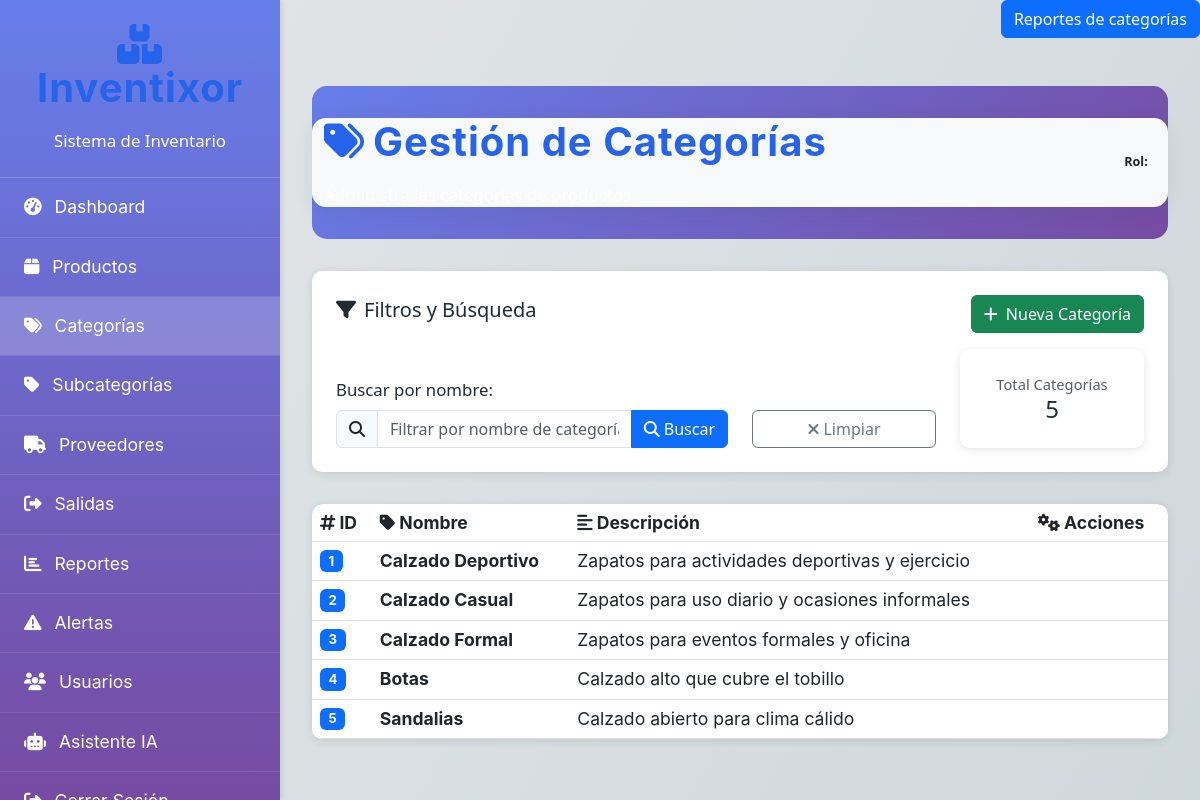
Page /categorias.php on the committed database.
### tables this page shows
CREATE TABLE Categoria (
    id_categ INT AUTO_INCREMENT PRIMARY KEY,
    nombre VARCHAR(100) NOT NULL UNIQUE,
    descripcion VARCHAR(255),
    activo BOOLEAN DEFAULT TRUE,
    fecha_creacion TIMESTAMP DEFAULT CURRENT_TIMESTAMP
);

### app/helpers/Database.php (called while the page is built, shortened)
<?php
class Database {
    private $host = 'localhost';
    private $db = 'inventixor';
    private $user = 'root';
    private $pass = '';
    public function __construct() {
        $this->conn = new mysqli($this->host, $this->user, $this->pass, $this->db);
    }
}
?>

### categorias.php (the view, shortened to what this page needs)
<?php
require_once 'app/helpers/Database.php';
require_once 'app/helpers/SistemaNotificaciones.php';
$db = new Database();
$showReportBtn = true;
if ($showReportBtn) {
    echo '<div class="text-end mb-3"><a href="reportes.php?tabla=categorias" class="btn btn-primary">Reportes de categorías</a></div>';
}
$filtro = '';
if (isset($_GET['filtro']) && $_GET['filtro'] !== '') {
    $filtro = $_GET['filtro'];
    $sql = "SELECT id_categ, nombre, descripcion FROM Categoria WHERE nombre LIKE ? OR descripcion LIKE ?";
    $stmt = $db->conn->prepare($sql);
    $like = "%$filtro%";
    $stmt->bind_param('ss', $like, $like);
    $stmt->execute();
    $result = $stmt->get_result();
    $stmt->close();
} else {
    $sql = "SELECT id_categ, nombre, descripcion FROM Categoria";
    $result = $db->conn->query($sql);
}
?>
<!DOCTYPE html>
<html lang="es">
<head>
    <link href="https://cdn.jsdelivr.net/npm/bootstrap@5.3.0/dist/css/bootstrap.min.css" rel="stylesheet">
    <link href="https://cdnjs.cloudflare.com/ajax/libs/font-awesome/6.4.0/css/all.min.css" rel="stylesheet">
    <link rel="stylesheet" href="public/css/style.css">
</head>
<body>
    <div class="sidebar">
        <div class="sidebar-header">
            <h3><i class="fas fa-boxes"></i> Inventixor</h3>
            <p class="mb-0">Sistema de Inventario</p>
        </div>
        <ul class="sidebar-menu">
            <li class="menu-item">
                <a href="dashboard.php" class="menu-link">
                    <i class="fas fa-tachometer-alt me-2"></i> Dashboard
                </a>
            </li>
            <li class="menu-item">
                <a href="productos.php" class="menu-link">
                    <i class="fas fa-box me-2"></i> Productos
                </a>
            </li>
            <li class="menu-item">
                <a href="categorias.php" class="menu-link active">
                    <i class="fas fa-tags me-2"></i> Categorías
                </a>
            </li>
            <li class="menu-item">
                <a href="subcategorias.php" class="menu-link">
                    <i class="fas fa-tag me-2"></i> Subcategorías
                </a>
            </li>
            <li class="menu-item">
                <a href="proveedores.php" class="menu-link">
                    <i class="fas fa-truck me-2"></i> Proveedores
                </a>
            </li>
            <li class="menu-item">
                <a href="salidas.php" class="menu-link">
                    <i class="fas fa-sign-out-alt me-2"></i> Salidas
                </a>
            </li>
            <li class="menu-item">
                <a href="reportes.php" class="menu-link">
                    <i class="fas fa-chart-bar me-2"></i> Reportes
                </a>
            </li>
            <li class="menu-item">
                <a href="alertas.php" class="menu-link">
                    <i class="fas fa-exclamation-triangle me-2"></i> Alertas
                </a>
            </li>
            <li class="menu-item">
                <a href="usuarios.php" class="menu-link">
                    <i class="fas fa-users me-2"></i> Usuarios
                </a>
            </li>
            <li class="menu-item">
                <a href="ia_ayuda.php" class="menu-link">
                    <i class="fas fa-robot me-2"></i> Asistente IA
                </a>
            </li>
            <li class="menu-item">
                <a href="logout.php" class="menu-link">
                    <i class="fas fa-sign-out-alt me-2"></i> Cerrar Sesión
                </a>
            </li>
        </ul>
    </div>
    <div class="main-content">
        <div class="main-header">
            <div class="container-fluid">
                <div class="d-flex justify-content-between align-items-center">
                    <div>
                        <h2><i class="fas fa-tags me-2"></i>Gestión de Categorías</h2>
                        <p class="mb-0">Administra las categorías de productos</p>
                    </div>
                    <div class="d-flex align-items-center gap-3">
                        <span class="badge bg-light text-dark">
                            Rol: <?= htmlspecialchars($_SESSION['rol']??'') ?>
                        </span>
                    </div>
                </div>
            </div>
        </div>
        <div class="filter-card animate-fade-in">
            <div class="d-flex justify-content-between align-items-center mb-3">
                <h5><i class="fas fa-filter me-2"></i>Filtros y Búsqueda</h5>
                <button class="btn btn-success" data-bs-toggle="modal" data-bs-target="#createModal">
                    <i class="fas fa-plus me-2"></i>Nueva Categoría
                </button>
            </div>
            <div class="row align-items-end">
                <div class="col-md-6">
                    <label for="filtroInput" class="form-label">Buscar por nombre:</label>
                    <div class="input-group">
                        <span class="input-group-text"><i class="fas fa-search"></i></span>
                        <input type="text" id="filtroInput" class="form-control" placeholder="Filtrar por nombre de categoría" value="<?= htmlspecialchars($filtro) ?>">
                        <button class="btn btn-primary" onclick="aplicarFiltro()">
                            <i class="fas fa-search me-1"></i>Buscar
                        </button>
                    </div>
                </div>
                <div class="col-md-3">
                    <button class="btn btn-outline-secondary w-100" onclick="limpiarFiltro()">
                        <i class="fas fa-times me-1"></i>Limpiar
                    </button>
                </div>
                <div class="col-md-3">
                    <div class="stats-card text-center">
                        <small class="text-muted">Total Categorías</small>
                        <div class="h4 mb-0"><?php echo $result->num_rows; ?></div>
                    </div>
                </div>
            </div>
        </div>
        <div class="table-card animate-fade-in">
            <div class="table-responsive">
                <table class="table table-hover mb-0">
                    <thead style="background: linear-gradient(135deg, var(--primary-color), var(--secondary-color)); color: white;">
                        <tr>
                            <th><i class="fas fa-hashtag me-1"></i>ID</th>
                            <th><i class="fas fa-tag me-1"></i>Nombre</th>
                            <th><i class="fas fa-align-left me-1"></i>Descripción</th>
                            <th><i class="fas fa-cogs me-1"></i>Acciones</th>
                        </tr>
                    </thead>
                    <tbody>
                    <?php while($row = $result->fetch_assoc()): ?>
                        <tr>
                            <td><span class="badge bg-primary"><?= $row['id_categ'] ?></span></td>
                            <td>
                                <strong><?= htmlspecialchars($row['nombre']) ?></strong>
                            </td>
                            <td><?= htmlspecialchars($row['descripcion']) ?></td>
                            <td>
                            </td>
                        </tr>
                    <?php endwhile; ?>
                    </tbody>
                </table>
            </div>
        </div>
    </div>
</body>
</html>

### public/css/style.css (style rules this page uses)
.container-fluid, .content, .container { background: #f7f9fa !important; border-radius: 14px; box-shadow: 0 4px 18px rgba(60,72,88,0.10); }
.sidebar { min-height: 100vh; box-shadow: 2px 0 5px rgba(0,0,0,0.1); }
.card-title, .sidebar-menu a, .sidebar-menu li, .table th, .table td { font-size: 1.1rem; font-family: 'Inter', Arial, sans-serif; }
.display-6, .main-title, h1, h2, h3 { font-size: 2.5rem; font-weight: bold; font-family: 'Inter', Arial, sans-serif; color: #2563eb; letter-spacing: 1px; }

### categorias.php (style rules this page uses)
:root { --primary-color: #667eea; --secondary-color: #764ba2; --sidebar-width: 280px; }
body { font-family: 'Segoe UI', Tahoma, Geneva, Verdana, sans-serif; background-color: #f8f9fa; }
.sidebar { position: fixed; top: 0; left: 0; height: 100vh; width: var(--sidebar-width); background: linear-gradient(180deg, var(--primary-color) 0%, var(--secondary-color) 100%); color: white; z-index: 1000; overflow-y: auto; }
.sidebar-header { padding: 1.5rem; text-align: center; border-bottom: 1px solid rgba(255,255,255,0.2); }
.sidebar-menu { padding: 0; margin: 0; list-style: none; }
.menu-item { border-bottom: 1px solid rgba(255,255,255,0.1); }
.menu-link { display: block; padding: 1rem 1.5rem; color: white; text-decoration: none; transition: all 0.3s; }
.menu-link.active { background: rgba(255,255,255,0.2); }
.main-content { margin-left: var(--sidebar-width); padding: 2rem; }
.main-header { background: linear-gradient(135deg, var(--primary-color), var(--secondary-color)); color: white; padding: 2rem 0; margin-bottom: 2rem; border-radius: 15px; }
.stats-card { background: white; border-radius: 10px; padding: 1.5rem; box-shadow: 0 2px 10px rgba(0,0,0,0.1); transition: all 0.3s ease; }
.filter-card { background: white; border-radius: 10px; padding: 1.5rem; box-shadow: 0 2px 10px rgba(0,0,0,0.1); margin-bottom: 2rem; }
.table-card { background: white; border-radius: 10px; overflow: hidden; box-shadow: 0 2px 10px rgba(0,0,0,0.1); }
.animate-fade-in { animation: fadeIn 0.6s ease-in; }

### rows in the picture
categoria: id_categ "1", nombre "Calzado Deportivo", descripcion "Zapatos para actividades deportivas y ejercicio"
categoria: id_categ "2", nombre "Calzado Casual", descripcion "Zapatos para uso diario y ocasiones informales"
categoria: id_categ "3", nombre "Calzado Formal", descripcion "Zapatos para eventos formales y oficina"
categoria: id_categ "4", nombre "Botas", descripcion "Calzado alto que cubre el tobillo"
categoria: id_categ "5", nombre "Sandalias", descripcion "Calzado abierto para clima cálido"

### other values in the picture
$result->num_rows "5"
